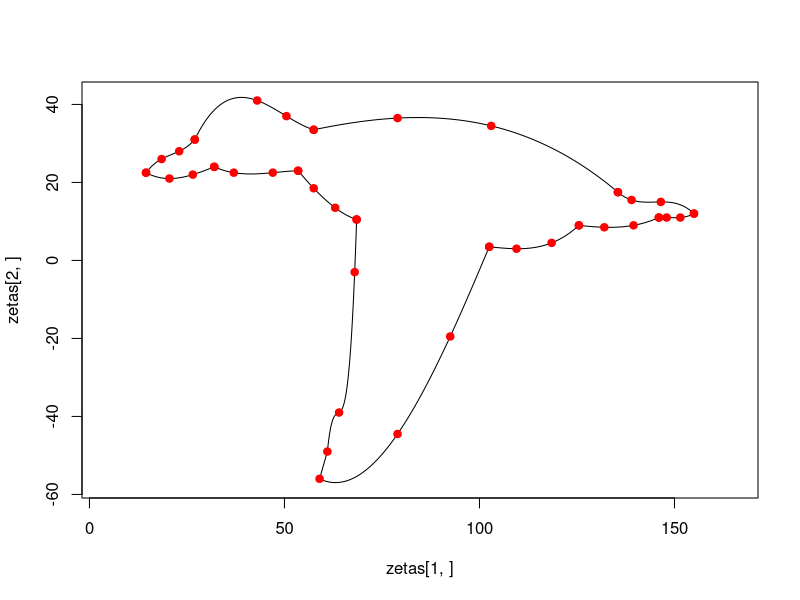

This figure's R source:
hermite = function(x,y){
  
  v = 1:(length(x)-1)
  
  for (i in 1:(length(x)-1))
  {
    
    v[i] = (y[i+1]-y[i])/(x[i+1]-x[i])
    
  }
  
  M = cbind(v)
  
  for(i in 2:(length(x)-1)){
    
    v1 = herHelper(x,v,i)
    
    M = cbind(M,v1)
    
    v = v1
    
  }
  
  return(M)
  
}


herHelper = function(x,z,paso){
  
  v = rep(0, times=length(x)-1)
  
  ii = 1
  
  for(i in paso:length(z)){
    
    v[i] = (z[i]-z[i-1])/(x[ii+paso]-x[ii])
    
    ii = ii+1
    
  }
  
  return(v)
  
}


obtenertAn = function(M,y){
  
  A = 1:length(y)
  
  A[1] = y[1]
  
  for (i in 1:(length(y)-1))
  {
    
    A[i+1] =
      M[i,i]
    
  }
  
  return(A)
  
}


calcularPolinomio = function(A,x,z){
  
  r = A[1]
  
  p = 1
  
  for (i in 2:length(A))
  {
    
    p = (z-x[i-1])*p
    
    r = r+(A[i]*p)
    
  }
  
  return(r)
  
}


graficarHermite = function(A,x,y){
  
  z = seq(x[1],x[length(x)],length=100
  )
  
  z1 = rep(0,times=length(z))
  
  for (i in 1:length(z))
  {
    
    z1[i] = calcularPolinomio(A,x,z[i])
    
  }
  
  plot(z,z1,type="l",asp=1)
  
  points(x, y, pch=19,
         cex=1, col =
           "red", asp=1,xlab="X",
         ylab="Y",
         main="interpolar")
  
}


invertirV = function(v,m){
  
  for (i in 1:length(v))
  {
    
    v[i] = m-v[i]
    
  }
  
  return(v)
  
}


limitarV = function(v,i,f){
  
  return(v[i:f])
  
}


generarZ = function(x,cant){
  
  z = seq(x[1],x[length(x)],length=cant
  )
  
  return(z)
  
}


generarZ1 = function(A,x,z){
  
  z1 = rep(0,times=length(z))
  
  for (i in 1:length(z))
  {
    
    z1[i] = calcularPolinomio(A,x,z[i])
    
  }
  
  return(z1)
  
}


calcularZs = function(cordsx,cordsy,cant,tam){
  
  zf = c()
  
  zff = c()
  #print(cordsx)
  #print(cordsy)
  for (i in 1:tam)
  {
    print(cordsx[i,])
    M = hermite(cordsx[i,],cordsy[i,])
    
    A = obtenertAn(M,cordsy[i,])
    
    z = generarZ(cordsx[i,],100)
    
    zi = generarZ1(A,cordsx[i,],z)
    
    zf = c(zf,z)
    
    zff = c(zff,zi)
    
  }
  
  zetas = rbind(zf,zff)
  
  return(zetas)
  
}

x = c(14.5, 20.5, 26.5,
      32)

y = c(27.5, 29, 28,
      26)


x1 = c(32,37,47,53.5)

y1 = c(26,27.5,27.5,27)


x2 = c(53.5,57.5,63,68.5)

y2 = c(27,31.5,36.5,39.5)


x3 = c(68.5,68,64,61)
#x3 = c(68.5,68,66.5,64,59)

y3 = c(39.5,53,89,99)
#y3 = c(39.5,53,69.5,89,106)


x4 = c(59,79,92.5,102.5)
#x4 = c(59,79,92.5,100.5,102.5)

y4 = c(106,94.5,69.5,46.5)
#y4 = c(106,94.5,69.5,48,46.5)


x5 = c(102.5,109.5,118.5,125.5)

y5 = c(46.5,47,45.5,41)


x6 = c(125.5,132,139.5,146)

y6 = c(41,41.5,41,39)


x7 = c(146,148,151.5,155)

y7 = c(39,39,39,38)


x8 = c(155,146.5,139,135.5)

y8 = c(38,35,34.5,32.5)


x9 = c(135.5,103,79,57.5)

y9 = c(32.5,15.5,13.5,16.5)


x10 = c(57.5,50.5,43,27)
#x10 = c(57.5,50.5,43,34.5,29.5,27)

y10 = c(16.5,13,9,19)
#y10 = c(16.5,13,9,10,14,19)


x11 = c(27,23,18.5,14.5)

y11 = c(19,22,24,27.5)


y = invertirV(y,50)

y1 = invertirV(y1,50)

y2 = invertirV(y2,50)

y3 = invertirV(y3,50)

y4 = invertirV(y4,50)

y5 = invertirV(y5,50)

y6 = invertirV(y6,50)

y7 = invertirV(y7,50)

print(y8)
y8 = invertirV(y8,50)
print(y8)

y9 = invertirV(y9,50)

y10 = invertirV(y10,50)

y11 = invertirV(y11,50)

cordsx = rbind(x,x1,x2,x3,x4,x5,x6,x7,x8,x9,x10,x11)

cordsy = rbind(y,y1,y2,y3,y4,y5,y6,y7,y8,y9,y10,y11)

print(cordsy)
zetas = calcularZs(cordsx,cordsy,100,12)


xf = c(x,x1,x2,x3,x4,x5,x6,x7,x8,x9,x10,x11)

yf = c(y,y1,y2,y3,y4,y5,y6,y7,y8,y9,y10,y11)


plot(zetas[1,],zetas[2,],type="l",asp=1)


points(xf, yf, pch=19,
       cex=1, col =
         "red", asp=1,xlab="X",
       ylab="Y",
       main="interpolar")
